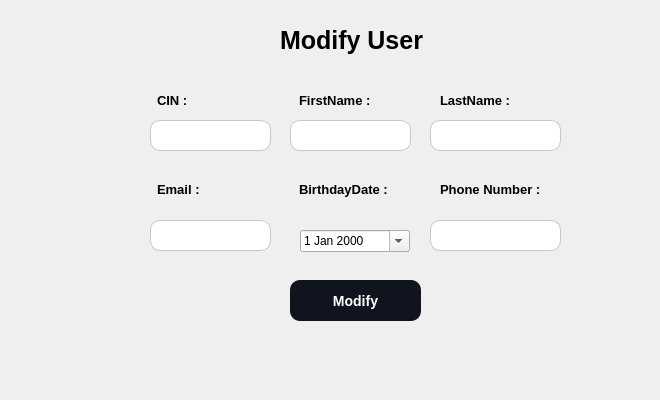
     <widget class="QWidget" name="page_3">
      <widget class="QWidget" name="widget_6" native="true">
       <property name="geometry">
        <rect>
         <x>40</x>
         <y>0</y>
         <width>611</width>
         <height>391</height>
        </rect>
       </property>
       <property name="styleSheet">
        <string notr="true"/>
       </property>
       <widget class="QLabel" name="label_16">
        <property name="geometry">
         <rect>
          <x>259</x>
          <y>80</y>
          <width>135</width>
          <height>40</height>
         </rect>
        </property>
        <property name="styleSheet">
         <string notr="true">font-size:13px;
font-weight:bold ; </string>
        </property>
        <property name="text">
         <string>FirstName :</string>
        </property>
       </widget>
       <widget class="QLabel" name="label_7">
        <property name="geometry">
         <rect>
          <x>240</x>
          <y>10</y>
          <width>181</width>
          <height>61</height>
         </rect>
        </property>
        <property name="styleSheet">
         <string notr="true">	font-size: 25px ; 
	font-weight:bold ; </string>
        </property>
        <property name="text">
         <string>Modify User</string>
        </property>
       </widget>
       <widget class="QLabel" name="label_17">
        <property name="geometry">
         <rect>
          <x>117</x>
          <y>80</y>
          <width>136</width>
          <height>40</height>
         </rect>
        </property>
        <property name="styleSheet">
         <string notr="true">font-size:13px;
font-weight:bold ; </string>
        </property>
        <property name="text">
         <string>CIN :</string>
        </property>
       </widget>
       <widget class="QLabel" name="label_18">
        <property name="geometry">
         <rect>
          <x>117</x>
          <y>170</y>
          <width>136</width>
          <height>39</height>
         </rect>
        </property>
        <property name="styleSheet">
         <string notr="true">font-size:13px;
font-weight:bold ; </string>
        </property>
        <property name="text">
         <string>Email :</string>
        </property>
       </widget>
       <widget class="QLineEdit" name="fname_2">
        <property name="geometry">
         <rect>
          <x>250</x>
          <y>120</y>
          <width>121</width>
          <height>31</height>
         </rect>
        </property>
        <property name="styleSheet">
         <string notr="true">	background-color:white ; 
	border-radius:10px ; 
	font-size:13px ; 
	padding-left : 15px ; 
	border:1px solid #BFC9D3 ; </string>
        </property>
       </widget>
       <widget class="QLineEdit" name="lname_2">
        <property name="geometry">
         <rect>
          <x>390</x>
          <y>120</y>
          <width>131</width>
          <height>31</height>
         </rect>
        </property>
        <property name="styleSheet">
         <string notr="true">	background-color:white ; 
	border-radius:10px ; 
	font-size:13px ; 
	padding-left : 15px ; 
	border:1px solid #BFC9D3 ; </string>
        </property>
       </widget>
       <widget class="QLineEdit" name="phone_3">
        <property name="geometry">
         <rect>
          <x>390</x>
          <y>220</y>
          <width>131</width>
          <height>31</height>
         </rect>
        </property>
        <property name="styleSheet">
         <string notr="true">	background-color:white ; 
	border-radius:10px ; 
	font-size:13px ; 
	padding-left : 15px ; 
	border:1px solid #BFC9D3 ; </string>
        </property>
       </widget>
       <widget class="QLabel" name="label_19">
        <property name="geometry">
         <rect>
          <x>400</x>
          <y>80</y>
          <width>136</width>
          <height>40</height>
         </rect>
        </property>
        <property name="styleSheet">
         <string notr="true">font-size:13px;
font-weight:bold ; </string>
        </property>
        <property name="text">
         <string>LastName :</string>
        </property>
       </widget>
       <widget class="QLineEdit" name="cin_2">
        <property name="geometry">
         <rect>
          <x>110</x>
          <y>120</y>
          <width>121</width>
          <height>31</height>
         </rect>
        </property>
        <property name="styleSheet">
         <string notr="true">	background-color:white ; 
	border-radius:10px ; 
	font-size:13px ; 
	padding-left : 15px ; 
	border:1px solid #BFC9D3 ; </string>
        </property>
        <property name="echoMode">
         <enum>QLineEdit::Normal</enum>
        </property>
       </widget>
       <widget class="QLabel" name="label_20">
        <property name="geometry">
         <rect>
          <x>400</x>
          <y>170</y>
          <width>136</width>
          <height>39</height>
         </rect>
        </property>
        <property name="styleSheet">
         <string notr="true">font-size:13px;
font-weight:bold ; </string>
        </property>
        <property name="text">
         <string>Phone Number :</string>
        </property>
       </widget>
       <widget class="QLabel" name="label_21">
        <property name="geometry">
         <rect>
          <x>259</x>
          <y>170</y>
          <width>135</width>
          <height>39</height>
         </rect>
        </property>
        <property name="styleSheet">
         <string notr="true">font-size:13px;
font-weight:bold ; </string>
        </property>
        <property name="text">
         <string>BirthdayDate :</string>
        </property>
       </widget>
       <widget class="QLineEdit" name="email_2">
        <property name="geometry">
         <rect>
          <x>110</x>
          <y>220</y>
          <width>121</width>
          <height>31</height>
         </rect>
        </property>
        <property name="styleSheet">
         <string notr="true">	background-color:white ; 
	border-radius:10px ; 
	font-size:13px ; 
	padding-left : 15px ; 
	border:1px solid #BFC9D3 ; </string>
        </property>
       </widget>
       <widget class="QPushButton" name="modify_user">
        <property name="geometry">
         <rect>
          <x>250</x>
          <y>280</y>
          <width>131</width>
          <height>41</height>
         </rect>
        </property>
        <property name="styleSheet">
         <string notr="true">#modify_user {
	background-color:#0F141E ; 
	border-radius:10px ; 
	color : white ; 
	font-size:14px ; 
	font-weight:bold; 
}

#modify_user::hover {
	background-color:#4AC7EA ; 
	color:white ; 
}</string>
        </property>
        <property name="text">
         <string>Modify</string>
        </property>
       </widget>
       <widget class="QDateEdit" name="birthday_2">
        <property name="geometry">
         <rect>
          <x>260</x>
          <y>230</y>
          <width>110</width>
          <height>22</height>
         </rect>
        </property>
        <property name="calendarPopup">
         <bool>true</bool>
        </property>
       </widget>
      </widget>
     </widget>
